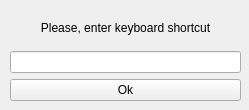
<?xml version="1.0" encoding="UTF-8"?>
<ui version="4.0">
 <class>QHotkeyEdit</class>
 <widget class="QWidget" name="QHotkeyEdit">
  <property name="windowModality">
   <enum>Qt::ApplicationModal</enum>
  </property>
  <property name="geometry">
   <rect>
    <x>0</x>
    <y>0</y>
    <width>249</width>
    <height>110</height>
   </rect>
  </property>
  <property name="focusPolicy">
   <enum>Qt::StrongFocus</enum>
  </property>
  <property name="windowTitle">
   <string>Hotkey Selection</string>
  </property>
  <property name="windowIcon">
   <iconset resource="../Clipper.qrc">
    <normaloff>:/clipper.ico</normaloff>:/clipper.ico</iconset>
  </property>
  <widget class="QWidget" name="layoutWidget">
   <property name="geometry">
    <rect>
     <x>10</x>
     <y>10</y>
     <width>231</width>
     <height>91</height>
    </rect>
   </property>
   <layout class="QVBoxLayout" name="verticalLayout">
    <item>
     <widget class="QLabel" name="label">
      <property name="text">
       <string>Please, enter keyboard shortcut</string>
      </property>
      <property name="alignment">
       <set>Qt::AlignCenter</set>
      </property>
     </widget>
    </item>
    <item>
     <widget class="QLineEdit" name="lineEdit">
      <property name="alignment">
       <set>Qt::AlignCenter</set>
      </property>
      <property name="readOnly">
       <bool>true</bool>
      </property>
     </widget>
    </item>
    <item>
     <widget class="QPushButton" name="pushButton">
      <property name="text">
       <string>Ok</string>
      </property>
     </widget>
    </item>
   </layout>
  </widget>
 </widget>
 <resources>
  <include location="../Clipper.qrc"/>
 </resources>
 <connections/>
</ui>
